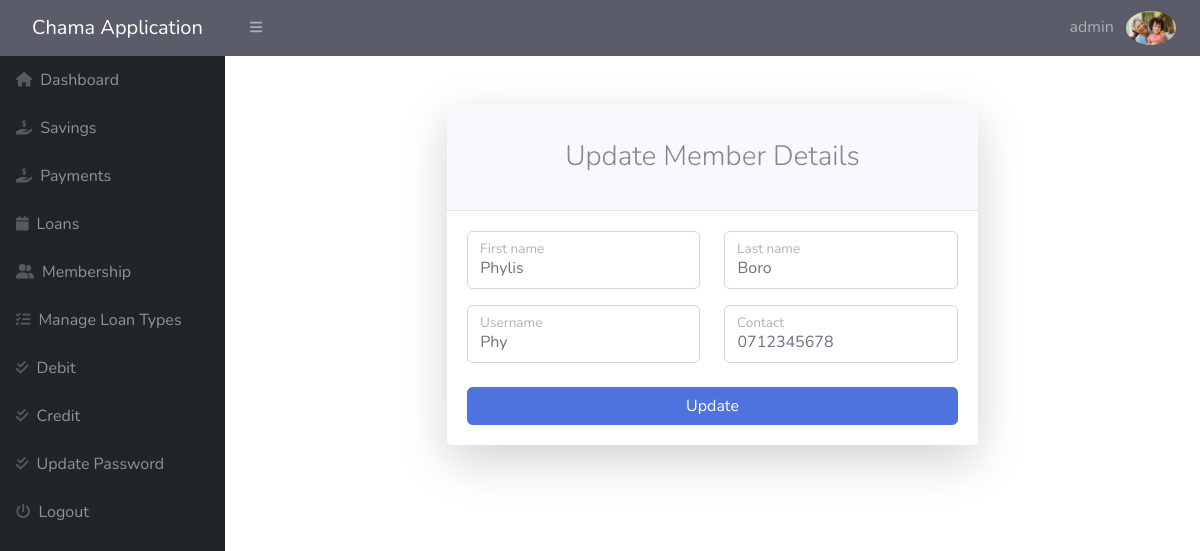
/admin/edit-member.php?id=20 (signed in), run on the app's committed database.
### tables this page shows
CREATE TABLE `users` (
  `id` bigint(255) NOT NULL,
  `fname` varchar(15) NOT NULL,
  `lname` varchar(15) NOT NULL,
  `email` varchar(255) NOT NULL,
  `username` varchar(50) NOT NULL,
  `dob` varchar(15) NOT NULL,
  `address` varchar(50) NOT NULL,
  `kin` varchar(40) NOT NULL,
  `password` varchar(255) NOT NULL,
  `contact` varchar(11) NOT NULL,
  `status` int(2) DEFAULT NULL,
  `creationdate` timestamp NOT NULL DEFAULT current_timestamp(),
  `updationdate` timestamp NULL DEFAULT NULL ON UPDATE current_timestamp(),
  `profilepic` varchar(50) NOT NULL,
  `town` varchar(20) NOT NULL
);

### admin/edit-member.php (the view, shortened to what this page needs)
<?php
include('includes/config.php');
?>
<!DOCTYPE html>
<html lang="en">
    <head>
        <link href="https://cdn.jsdelivr.net/npm/simple-datatables@latest/dist/style.css" rel="stylesheet" />
        <link href="css/styles.css" rel="stylesheet" />
    <link href="vendor/fontawesome-free/css/all.min.css" rel="stylesheet" type="text/css">
    <link href="css/sb-admin-2.min.css" rel="stylesheet">
    <link href="vendor/datatables/dataTables.bootstrap4.min.css" rel="stylesheet">
    </head>
    <body class="sb-nav-fixed">
        <div id="layoutSidenav">
        <?php include('includes/header.php');?>
<?php include('includes/sidebar.php');?>
            <div id="layoutSidenav_content">
                <main>
                    <div class="container">
                        <div class="row justify-content-center">
                            <div class="col-lg-7">
                                <div class="card shadow-lg border-0 rounded-lg mt-5">
                                    <div class="card-header"><h3 class="text-center font-weight-light my-4">Update Member Details</h3></div>
                                    <div class="card-body">
                                        <form method="post">
                                        <?php
                                                $id = intval($_GET['id']);
                                                $sql="SELECT * from users where users.id=:id";
                                                 $query = $dbh->prepare($sql);
                                                $query->bindParam(':id', $id, PDO::PARAM_STR);
                                                $query->execute();
                                                $results = $query->fetchAll(PDO::FETCH_OBJ);
                                                if ($query->rowCount() > 0) {
                                                foreach ($results
                                                as $result) { ?>
                                            <div class="row mb-3">
                                                <div class="col-md-6">
                                                    <div class="form-floating mb-3 mb-md-0">
                                                    <input type="text" name="fname" required class="form-control" value="<?php echo htmlentities($result->fname); ?>">
                                                        <label for="inputFirstName">First name</label>
                                                    </div>
                                                </div>
                                                <div class="col-md-6">
                                                    <div class="form-floating">
                                                    <input type="text" name="lname" required class="form-control" value="<?php echo htmlentities($result->lname); ?>">
                                                        <label for="inputLastName">Last name</label>
                                                    </div>
                                                </div>
                                            </div>
                                            <div class="row mb-3">
                                                <div class="col-md-6">
                                                    <div class="form-floating mb-3 mb-md-0">
                                                    <input type="text" name="username" required class="form-control" value="<?php echo htmlentities($result->username); ?>">
                                                        <label for="inputPassword">Username</label>
                                                    </div>
                                                </div>
                                                <div class="col-md-6">
                                                    <div class="form-floating mb-3 mb-md-0">
                                                    <input type="text" name="contact" required class="form-control" value="<?php echo htmlentities($result->contact); ?>">
                                                        <label for="inputPasswordConfirm">Contact</label>
                                                    </div>
                                                </div>
                                            </div>
                                            <div class="mt-4 mb-0">
                                                <div class="d-grid"><input name="submit"  type="submit" value="Update" class="btn btn-primary btn-block" ></div>
                                            </div>
                                        </form>
<?php } }?>
                                    </div>
                                </div>
                            </div>
                        </div>
                    </div>
                </main>
            </div>
        </div>
    </body>
</html>

### admin/includes/header.php (shortened to what this page needs)
        <nav class="sb-topnav navbar navbar-expand navbar-dark bg-dark">
            <a class="navbar-brand ps-3" href="#">Chama Application </a>
            <button class="btn btn-link btn-sm order-1 order-lg-0 me-4 me-lg-0" id="sidebarToggle" href="#!"><i class="fas fa-bars"></i></button>
    <ul class="navbar-nav ml-auto">
<li class="nav-item dropdown no-arrow">
    <a class="nav-link dropdown-toggle" href="#" id="userDropdown" role="button"
       data-toggle="dropdown" aria-haspopup="true" aria-expanded="false">
        <span class="mr-2 d-none d-lg-inline text-red-600 large">
        <?php
                    $email = $_SESSION['alogin'];
                    $sql2 = "SELECT * FROM `admin` WHERE `email`=:email;";
                    $query = $dbh->prepare($sql2);
                    $query->bindParam(':email', $email, PDO::PARAM_STR);
                    $query->execute();
                    $results = $query->fetchAll(PDO::FETCH_OBJ);
                    if ($query->rowCount() > 0) {
                        foreach ($results as $result) {
                            echo $result->username;
                        }
                    ?></span>
                 <img   src="photo/<?php echo ($result->profilepic);}?>" class="img-profile rounded-circle" style="width:50px" alt="Cinque Terre">
        </a>
</li>
</ul>
        </nav>

### data on the page
users: fname "Phylis", lname "Boro", username "Phy", contact "0712345678"

### other printed values
$result->username "admin"
